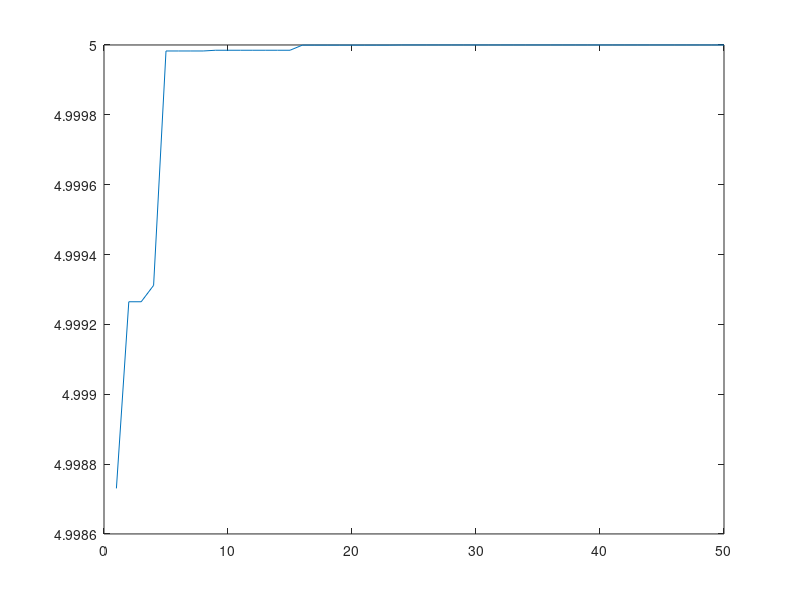

This chart was generated by the following MATLAB code:
I = 50;  % 遗传算法的迭代次数
N = 50;  % 种群大小
pm = 0.01;  % 变异概率
pc = 0.8;  % 交叉概率
umax = 2;  % 变量范围的上限
umin = -2;  % 变量范围的下限
L = 9;  % 染色体长度
bval = round(rand(N,2*L));  % 初始化种群，即产生一定数量的二进制数，作为染色体基因
bestv = -inf;  % 初始化最优适应度为负无穷
for ii=1:I
    for i=1:N
        y1=0;
        for j=1:1:2*L
            y1=y1+bval(i,2*L-j+1)*2^(j-1);
        end
        x=(umax-umin)*y1/(2^(2*L)-1)+umin;

        obj(i)=-x.^2-4*x+1;
        xx(i,:)=x;
    end
    func = obj;
    p = func ./ sum ( func );
    q = cumsum ( p );
    [ fmax , indmax ]= max ( func );
    if fmax >= bestv
        bestv =fmax;
        bvalxx = bval ( indmax ,:);
        optxx = xx ( indmax ,:);
    end
    Bfitl ( ii )= bestv ;
    for i =1:( N -1)
        r = rand ;
        tmp = find ( r <= q );
        newbval ( i ,:)= bval ( tmp (1),:);
    end
    newbval ( N ,:)= bvalxx ;
    bval = newbval ;
    for i =1:2:( N -1)
        cc=rand;
        if cc<pc
            point=ceil(rand*2*L-1);
            ch = bval ( i ,:);
            bval ( i , point +1:2* L )= bval ( i +1, point +1:2* L );
            bval ( i +1, point +1:2* L )= ch (1, point +1:2* L );
        end
    end
    bval ( N ,:)= bvalxx ;
    mm = rand ( N ,2* L )< pm ;
    mm(N,:)=zeros(1,2*L);
    bval(mm)=1-bval(mm);
end
plot(Bfitl);
bestv
optxx
bvalxx